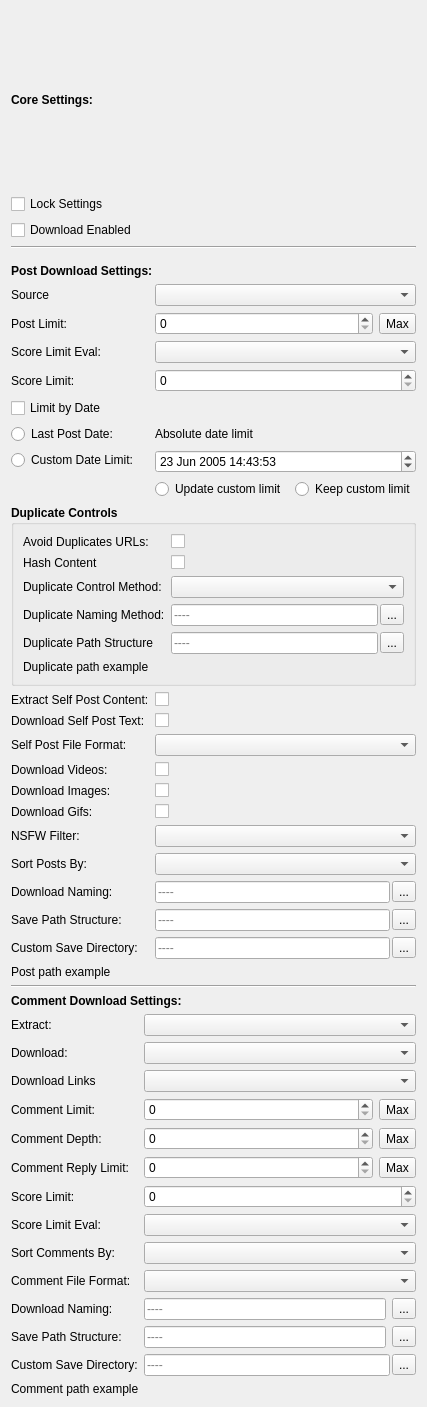
<?xml version="1.0" encoding="UTF-8"?>
<ui version="4.0">
 <class>ObjectSettingsWidget</class>
 <widget class="QWidget" name="ObjectSettingsWidget">
  <property name="geometry">
   <rect>
    <x>0</x>
    <y>0</y>
    <width>421</width>
    <height>1407</height>
   </rect>
  </property>
  <property name="sizePolicy">
   <sizepolicy hsizetype="Minimum" vsizetype="Preferred">
    <horstretch>0</horstretch>
    <verstretch>0</verstretch>
   </sizepolicy>
  </property>
  <property name="windowTitle">
   <string>Settings</string>
  </property>
  <layout class="QVBoxLayout" name="verticalLayout_2">
   <item>
    <layout class="QVBoxLayout" name="verticalLayout">
     <item>
      <layout class="QVBoxLayout" name="core_settings_vbox">
       <item>
        <widget class="QLabel" name="label">
         <property name="font">
          <font>
           <bold>true</bold>
          </font>
         </property>
         <property name="text">
          <string>Core Settings:</string>
         </property>
        </widget>
       </item>
       <item>
        <widget class="QCheckBox" name="lock_settings_checkbox">
         <property name="toolTip">
          <string>When checked, the settings in this window will not be overwritten due to changes in the main settings window</string>
         </property>
         <property name="layoutDirection">
          <enum>Qt::LeftToRight</enum>
         </property>
         <property name="text">
          <string>Lock Settings</string>
         </property>
        </widget>
       </item>
       <item>
        <widget class="QCheckBox" name="enable_download_checkbox">
         <property name="text">
          <string>Download Enabled</string>
         </property>
        </widget>
       </item>
      </layout>
     </item>
     <item>
      <widget class="Line" name="line">
       <property name="orientation">
        <enum>Qt::Horizontal</enum>
       </property>
      </widget>
     </item>
     <item>
      <layout class="QFormLayout" name="post_download_form">
       <item row="0" column="0">
        <widget class="Line" name="line_2">
         <property name="orientation">
          <enum>Qt::Horizontal</enum>
         </property>
        </widget>
       </item>
       <item row="1" column="0" colspan="2">
        <widget class="QLabel" name="label_19">
         <property name="font">
          <font>
           <bold>true</bold>
          </font>
         </property>
         <property name="text">
          <string>Post Download Settings:</string>
         </property>
         <property name="alignment">
          <set>Qt::AlignLeading|Qt::AlignLeft|Qt::AlignVCenter</set>
         </property>
        </widget>
       </item>
       <item row="3" column="0">
        <widget class="QLabel" name="label_7">
         <property name="text">
          <string>Post Limit:</string>
         </property>
        </widget>
       </item>
       <item row="3" column="1">
        <layout class="QHBoxLayout" name="horizontalLayout_3">
         <item>
          <widget class="QSpinBox" name="post_limit_spinbox">
           <property name="maximum">
            <number>1000</number>
           </property>
          </widget>
         </item>
         <item>
          <widget class="QToolButton" name="post_limit_max_button">
           <property name="text">
            <string>Max</string>
           </property>
          </widget>
         </item>
        </layout>
       </item>
       <item row="4" column="0">
        <widget class="QLabel" name="label_11">
         <property name="text">
          <string>Score Limit Eval:</string>
         </property>
        </widget>
       </item>
       <item row="4" column="1">
        <widget class="QComboBox" name="score_limit_operator_combo"/>
       </item>
       <item row="5" column="0">
        <widget class="QLabel" name="label_9">
         <property name="text">
          <string>Score Limit:</string>
         </property>
        </widget>
       </item>
       <item row="5" column="1">
        <widget class="QSpinBox" name="score_limit_spinbox">
         <property name="maximum">
          <number>10000000</number>
         </property>
        </widget>
       </item>
       <item row="7" column="0">
        <widget class="QCheckBox" name="limit_date_checkbox">
         <property name="layoutDirection">
          <enum>Qt::LeftToRight</enum>
         </property>
         <property name="text">
          <string>Limit by Date</string>
         </property>
        </widget>
       </item>
       <item row="8" column="0">
        <widget class="QRadioButton" name="absolute_date_limit_radio">
         <property name="text">
          <string>Last Post Date:</string>
         </property>
        </widget>
       </item>
       <item row="8" column="1">
        <widget class="QLabel" name="absolute_date_limit_label">
         <property name="text">
          <string>Absolute date limit</string>
         </property>
        </widget>
       </item>
       <item row="9" column="0">
        <widget class="QRadioButton" name="custom_date_limit_radio">
         <property name="text">
          <string>Custom Date Limit:</string>
         </property>
        </widget>
       </item>
       <item row="9" column="1">
        <widget class="QDateTimeEdit" name="custom_date_limit_edit">
         <property name="dateTime">
          <datetime>
           <hour>14</hour>
           <minute>43</minute>
           <second>53</second>
           <year>2005</year>
           <month>6</month>
           <day>23</day>
          </datetime>
         </property>
         <property name="minimumDateTime">
          <datetime>
           <hour>12</hour>
           <minute>0</minute>
           <second>0</second>
           <year>2005</year>
           <month>6</month>
           <day>1</day>
          </datetime>
         </property>
        </widget>
       </item>
       <item row="10" column="1">
        <layout class="QHBoxLayout" name="horizontalLayout_10">
         <item>
          <widget class="QRadioButton" name="update_custom_date_limit_radio">
           <property name="toolTip">
            <string>&lt;html&gt;&lt;head/&gt;&lt;body&gt;&lt;p&gt;The custom date limit will be overridden upon the first download to the date of the latest extracted post&lt;/p&gt;&lt;/body&gt;&lt;/html&gt;</string>
           </property>
           <property name="text">
            <string>Update custom limit </string>
           </property>
          </widget>
         </item>
         <item>
          <widget class="QRadioButton" name="do_not_update_custom_date_limit_radio">
           <property name="toolTip">
            <string>&lt;html&gt;&lt;head/&gt;&lt;body&gt;&lt;p&gt;&lt;a name=&quot;inside&quot;/&gt;The custom date limit will not be overridden. This will result in slightly longer download times for repeat downloads.&lt;/p&gt;&lt;/body&gt;&lt;/html&gt;</string>
           </property>
           <property name="text">
            <string>Keep custom limit</string>
           </property>
          </widget>
         </item>
        </layout>
       </item>
       <item row="11" column="0" colspan="2">
        <widget class="QGroupBox" name="duplicate_controls_groupbox">
         <property name="font">
          <font>
           <bold>true</bold>
          </font>
         </property>
         <property name="title">
          <string>Duplicate Controls</string>
         </property>
         <property name="flat">
          <bool>false</bool>
         </property>
         <layout class="QVBoxLayout" name="verticalLayout_3">
          <item>
           <layout class="QFormLayout" name="duplicate_controls_layout">
            <item row="0" column="0">
             <widget class="QLabel" name="avoid_duplicate_urls_label">
              <property name="font">
               <font>
                <bold>false</bold>
               </font>
              </property>
              <property name="toolTip">
               <string>&lt;html&gt;&lt;head/&gt;&lt;body&gt;&lt;p&gt;The URL of each downloaded file is stored. If an extracted file has a matching URL in the database, it won’t be downloaded.&lt;/p&gt;&lt;/body&gt;&lt;/html&gt;</string>
              </property>
              <property name="text">
               <string>Avoid Duplicates URLs:</string>
              </property>
             </widget>
            </item>
            <item row="1" column="0">
             <widget class="QLabel" name="hash_content_label">
              <property name="font">
               <font>
                <bold>false</bold>
               </font>
              </property>
              <property name="toolTip">
               <string>&lt;html&gt;&lt;head/&gt;&lt;body&gt;&lt;p&gt;When enabled, an MD5 hash is generated for each downloaded file and stored in the database. This helps detect duplicates, but may slightly slow down downloads. Some duplicate detection features will be unavailable if disabled.&lt;/p&gt;&lt;/body&gt;&lt;/html&gt;</string>
              </property>
              <property name="text">
               <string>Hash Content</string>
              </property>
             </widget>
            </item>
            <item row="0" column="1">
             <widget class="QCheckBox" name="avoid_duplicates_checkbox">
              <property name="toolTip">
               <string>&lt;html&gt;&lt;head/&gt;&lt;body&gt;&lt;p&gt;The URL of each downloaded file is stored. If an extracted file has a matching URL in the database, it won’t be downloaded.&lt;/p&gt;&lt;/body&gt;&lt;/html&gt;</string>
              </property>
              <property name="text">
               <string/>
              </property>
             </widget>
            </item>
            <item row="1" column="1">
             <widget class="QCheckBox" name="hash_content_checkbox">
              <property name="toolTip">
               <string>&lt;html&gt;&lt;head/&gt;&lt;body&gt;&lt;p&gt;When checked, an MD5 hash will be generated for each downloaded file and stored in the database.  Some duplicate controls will not be available if this is disabled.  This may result in slightly slower downloads.  &lt;/p&gt;&lt;/body&gt;&lt;/html&gt;</string>
              </property>
              <property name="text">
               <string/>
              </property>
             </widget>
            </item>
            <item row="2" column="0">
             <widget class="QLabel" name="duplicate_control_method_combo_label">
              <property name="font">
               <font>
                <bold>false</bold>
               </font>
              </property>
              <property name="toolTip">
               <string>&lt;html&gt;&lt;head/&gt;&lt;body&gt;&lt;p&gt;Dictates how duplicates are handled.&lt;/p&gt;&lt;/body&gt;&lt;/html&gt;</string>
              </property>
              <property name="text">
               <string>Duplicate Control Method:</string>
              </property>
             </widget>
            </item>
            <item row="2" column="1">
             <widget class="QComboBox" name="duplicate_control_method_combo">
              <property name="font">
               <font>
                <bold>false</bold>
               </font>
              </property>
             </widget>
            </item>
            <item row="3" column="0">
             <widget class="QLabel" name="duplicate_naming_method_label">
              <property name="font">
               <font>
                <bold>false</bold>
               </font>
              </property>
              <property name="toolTip">
               <string>&lt;html&gt;&lt;head/&gt;&lt;body&gt;&lt;p&gt;When the duplicate control method is MOVE, this pattern will be used to rename duplicates. (Match to download naming to keep the original post name)&lt;/p&gt;&lt;/body&gt;&lt;/html&gt;</string>
              </property>
              <property name="text">
               <string>Duplicate Naming Method:</string>
              </property>
             </widget>
            </item>
            <item row="3" column="1">
             <layout class="QHBoxLayout" name="duplicate_naming_method_layout">
              <property name="spacing">
               <number>2</number>
              </property>
              <item>
               <widget class="QLineEdit" name="duplicate_naming_line_edit">
                <property name="font">
                 <font>
                  <bold>false</bold>
                 </font>
                </property>
                <property name="placeholderText">
                 <string>----</string>
                </property>
               </widget>
              </item>
              <item>
               <widget class="QToolButton" name="duplicate_naming_available_tokens_button">
                <property name="font">
                 <font>
                  <bold>false</bold>
                 </font>
                </property>
                <property name="toolTip">
                 <string>See available tokens</string>
                </property>
                <property name="text">
                 <string>...</string>
                </property>
               </widget>
              </item>
             </layout>
            </item>
            <item row="4" column="0">
             <widget class="QLabel" name="duplicate_save_structure_label">
              <property name="font">
               <font>
                <bold>false</bold>
               </font>
              </property>
              <property name="toolTip">
               <string>&lt;html&gt;&lt;head/&gt;&lt;body&gt;&lt;p&gt;When the duplicate control method is MOVE, this pattern will be used to structure the path the duplicates are moved to.&lt;/p&gt;&lt;/body&gt;&lt;/html&gt;</string>
              </property>
              <property name="text">
               <string>Duplicate Path Structure</string>
              </property>
             </widget>
            </item>
            <item row="4" column="1">
             <layout class="QHBoxLayout" name="duplicate_save_structure_layout">
              <property name="spacing">
               <number>2</number>
              </property>
              <item>
               <widget class="QLineEdit" name="duplicate_save_structure_line_edit">
                <property name="font">
                 <font>
                  <bold>false</bold>
                 </font>
                </property>
                <property name="placeholderText">
                 <string>----</string>
                </property>
               </widget>
              </item>
              <item>
               <widget class="QToolButton" name="duplicate_save_structure_available_tokens_button">
                <property name="font">
                 <font>
                  <bold>false</bold>
                 </font>
                </property>
                <property name="toolTip">
                 <string>See available tokens</string>
                </property>
                <property name="text">
                 <string>...</string>
                </property>
               </widget>
              </item>
             </layout>
            </item>
            <item row="5" column="0" colspan="2">
             <widget class="QLabel" name="duplicate_path_example_label">
              <property name="font">
               <font>
                <bold>false</bold>
               </font>
              </property>
              <property name="text">
               <string>Duplicate path example</string>
              </property>
             </widget>
            </item>
           </layout>
          </item>
         </layout>
        </widget>
       </item>
       <item row="14" column="0">
        <widget class="QLabel" name="label_30">
         <property name="text">
          <string>Extract Self Post Content:</string>
         </property>
        </widget>
       </item>
       <item row="14" column="1">
        <widget class="QCheckBox" name="extract_self_post_content_checkbox">
         <property name="text">
          <string/>
         </property>
        </widget>
       </item>
       <item row="15" column="0">
        <widget class="QLabel" name="label_15">
         <property name="text">
          <string>Download Self Post Text:</string>
         </property>
        </widget>
       </item>
       <item row="15" column="1">
        <widget class="QCheckBox" name="download_self_post_text_checkbox">
         <property name="text">
          <string/>
         </property>
        </widget>
       </item>
       <item row="16" column="0">
        <widget class="QLabel" name="label_31">
         <property name="text">
          <string>Self Post File Format:</string>
         </property>
        </widget>
       </item>
       <item row="16" column="1">
        <widget class="QComboBox" name="self_post_file_format_combo"/>
       </item>
       <item row="17" column="0">
        <widget class="QLabel" name="label_13">
         <property name="text">
          <string>Download Videos:</string>
         </property>
        </widget>
       </item>
       <item row="17" column="1">
        <widget class="QCheckBox" name="download_videos_checkbox">
         <property name="text">
          <string/>
         </property>
        </widget>
       </item>
       <item row="18" column="0">
        <widget class="QLabel" name="label_14">
         <property name="text">
          <string>Download Images:</string>
         </property>
        </widget>
       </item>
       <item row="18" column="1">
        <widget class="QCheckBox" name="download_images_checkbox">
         <property name="text">
          <string/>
         </property>
        </widget>
       </item>
       <item row="19" column="0">
        <widget class="QLabel" name="label_29">
         <property name="text">
          <string>Download Gifs:</string>
         </property>
        </widget>
       </item>
       <item row="19" column="1">
        <widget class="QCheckBox" name="download_gifs_checkbox">
         <property name="text">
          <string/>
         </property>
        </widget>
       </item>
       <item row="20" column="0">
        <widget class="QLabel" name="label_28">
         <property name="text">
          <string>NSFW Filter:</string>
         </property>
        </widget>
       </item>
       <item row="20" column="1">
        <widget class="QComboBox" name="nsfw_filter_combo"/>
       </item>
       <item row="21" column="0">
        <widget class="QLabel" name="label_16">
         <property name="text">
          <string>Sort Posts By:</string>
         </property>
        </widget>
       </item>
       <item row="21" column="1">
        <widget class="QComboBox" name="post_sort_combo"/>
       </item>
       <item row="24" column="0">
        <widget class="QLabel" name="post_download_naming_label">
         <property name="text">
          <string>Download Naming:</string>
         </property>
        </widget>
       </item>
       <item row="24" column="1">
        <layout class="QHBoxLayout" name="horizontalLayout_2">
         <property name="spacing">
          <number>2</number>
         </property>
         <item>
          <widget class="QLineEdit" name="post_download_naming_line_edit">
           <property name="placeholderText">
            <string>----</string>
           </property>
          </widget>
         </item>
         <item>
          <widget class="QToolButton" name="post_download_naming_available_tokens_button">
           <property name="toolTip">
            <string>See available tokens</string>
           </property>
           <property name="text">
            <string>...</string>
           </property>
          </widget>
         </item>
        </layout>
       </item>
       <item row="25" column="0">
        <widget class="QLabel" name="post_save_structure_label">
         <property name="text">
          <string>Save Path Structure:</string>
         </property>
        </widget>
       </item>
       <item row="25" column="1">
        <layout class="QHBoxLayout" name="horizontalLayout_5">
         <property name="spacing">
          <number>2</number>
         </property>
         <item>
          <widget class="QLineEdit" name="post_save_path_structure_line_edit">
           <property name="placeholderText">
            <string>----</string>
           </property>
          </widget>
         </item>
         <item>
          <widget class="QToolButton" name="post_save_structure_available_tokens_button">
           <property name="toolTip">
            <string>See available tokens</string>
           </property>
           <property name="text">
            <string>...</string>
           </property>
          </widget>
         </item>
        </layout>
       </item>
       <item row="26" column="0">
        <widget class="QLabel" name="label_5">
         <property name="toolTip">
          <string>&lt;html&gt;&lt;head/&gt;&lt;body&gt;&lt;p&gt;Allows you to set a custom path at which content from posts will be saved.  If left blank, the global setting for either user or subreddit will be used.&lt;/p&gt;&lt;/body&gt;&lt;/html&gt;</string>
         </property>
         <property name="text">
          <string>Custom Save Directory:</string>
         </property>
        </widget>
       </item>
       <item row="26" column="1">
        <layout class="QHBoxLayout" name="horizontalLayout_9">
         <property name="spacing">
          <number>2</number>
         </property>
         <item>
          <widget class="QLineEdit" name="custom_post_save_path_line_edit">
           <property name="placeholderText">
            <string>----</string>
           </property>
          </widget>
         </item>
         <item>
          <widget class="QToolButton" name="choose_custom_post_save_path_button">
           <property name="toolTip">
            <string>Choose folder</string>
           </property>
           <property name="text">
            <string>...</string>
           </property>
          </widget>
         </item>
        </layout>
       </item>
       <item row="27" column="0" colspan="2">
        <widget class="QLabel" name="post_path_example_label">
         <property name="text">
          <string>Post path example</string>
         </property>
         <property name="wordWrap">
          <bool>true</bool>
         </property>
        </widget>
       </item>
       <item row="2" column="0">
        <widget class="QLabel" name="download_source_label">
         <property name="text">
          <string>Source</string>
         </property>
        </widget>
       </item>
       <item row="2" column="1">
        <widget class="QComboBox" name="download_source_combo"/>
       </item>
      </layout>
     </item>
     <item>
      <widget class="Line" name="line_3">
       <property name="orientation">
        <enum>Qt::Horizontal</enum>
       </property>
      </widget>
     </item>
     <item>
      <layout class="QFormLayout" name="comment_download_form">
       <item row="0" column="0" colspan="2">
        <widget class="QLabel" name="label_20">
         <property name="font">
          <font>
           <bold>true</bold>
          </font>
         </property>
         <property name="text">
          <string>Comment Download Settings:</string>
         </property>
        </widget>
       </item>
       <item row="2" column="0">
        <widget class="QLabel" name="label_32">
         <property name="text">
          <string>Extract:</string>
         </property>
        </widget>
       </item>
       <item row="2" column="1">
        <widget class="QComboBox" name="comment_extract_combo"/>
       </item>
       <item row="3" column="0">
        <widget class="QLabel" name="label_22">
         <property name="text">
          <string>Download:</string>
         </property>
        </widget>
       </item>
       <item row="3" column="1">
        <widget class="QComboBox" name="comment_download_combo"/>
       </item>
       <item row="4" column="0">
        <widget class="QLabel" name="label_21">
         <property name="text">
          <string>Download Links</string>
         </property>
        </widget>
       </item>
       <item row="4" column="1">
        <widget class="QComboBox" name="comment_content_download_combo"/>
       </item>
       <item row="5" column="0">
        <widget class="QLabel" name="label_23">
         <property name="text">
          <string>Comment Limit:</string>
         </property>
        </widget>
       </item>
       <item row="5" column="1">
        <layout class="QHBoxLayout" name="horizontalLayout_4">
         <item>
          <widget class="QSpinBox" name="comment_limit_spinbox">
           <property name="toolTip">
            <string>Only limits top level comment.  May pull more comments depending on replies</string>
           </property>
           <property name="maximum">
            <number>10000</number>
           </property>
          </widget>
         </item>
         <item>
          <widget class="QToolButton" name="comment_limit_max_button">
           <property name="text">
            <string>Max</string>
           </property>
          </widget>
         </item>
        </layout>
       </item>
       <item row="6" column="0">
        <widget class="QLabel" name="label_3">
         <property name="text">
          <string>Comment Depth:</string>
         </property>
        </widget>
       </item>
       <item row="6" column="1">
        <layout class="QHBoxLayout" name="horizontalLayout">
         <item>
          <widget class="QSpinBox" name="comment_depth_spinbox">
           <property name="maximum">
            <number>9999</number>
           </property>
          </widget>
         </item>
         <item>
          <widget class="QToolButton" name="comment_depth_max_button">
           <property name="text">
            <string>Max</string>
           </property>
          </widget>
         </item>
        </layout>
       </item>
       <item row="7" column="0">
        <widget class="QLabel" name="label_4">
         <property name="text">
          <string>Comment Reply Limit:</string>
         </property>
        </widget>
       </item>
       <item row="7" column="1">
        <layout class="QHBoxLayout" name="horizontalLayout_8">
         <item>
          <widget class="QSpinBox" name="comment_reply_limit_spinbox">
           <property name="maximum">
            <number>9999</number>
           </property>
          </widget>
         </item>
         <item>
          <widget class="QToolButton" name="comment_reply_max_button">
           <property name="text">
            <string>Max</string>
           </property>
          </widget>
         </item>
        </layout>
       </item>
       <item row="8" column="0">
        <widget class="QLabel" name="label_24">
         <property name="text">
          <string>Score Limit:</string>
         </property>
        </widget>
       </item>
       <item row="8" column="1">
        <widget class="QSpinBox" name="comment_score_limit_spinbox">
         <property name="maximum">
          <number>10000000</number>
         </property>
        </widget>
       </item>
       <item row="9" column="0">
        <widget class="QLabel" name="label_25">
         <property name="text">
          <string>Score Limit Eval:</string>
         </property>
        </widget>
       </item>
       <item row="9" column="1">
        <widget class="QComboBox" name="comment_score_operator_combo"/>
       </item>
       <item row="10" column="0">
        <widget class="QLabel" name="label_18">
         <property name="text">
          <string>Sort Comments By:</string>
         </property>
        </widget>
       </item>
       <item row="10" column="1">
        <widget class="QComboBox" name="comment_sort_combo"/>
       </item>
       <item row="13" column="0">
        <widget class="QLabel" name="label_2">
         <property name="text">
          <string>Comment File Format:</string>
         </property>
        </widget>
       </item>
       <item row="13" column="1">
        <widget class="QComboBox" name="comment_file_format_combo"/>
       </item>
       <item row="14" column="0">
        <widget class="QLabel" name="comment_download_naming_label">
         <property name="text">
          <string>Download Naming:</string>
         </property>
        </widget>
       </item>
       <item row="14" column="1">
        <layout class="QHBoxLayout" name="horizontalLayout_6">
         <item>
          <widget class="QLineEdit" name="comment_download_naming_line_edit">
           <property name="placeholderText">
            <string>----</string>
           </property>
          </widget>
         </item>
         <item>
          <widget class="QToolButton" name="comment_download_naming_available_tokens_button">
           <property name="toolTip">
            <string>See available tokens</string>
           </property>
           <property name="text">
            <string>...</string>
           </property>
          </widget>
         </item>
        </layout>
       </item>
       <item row="15" column="0">
        <widget class="QLabel" name="comment_save_structure_label">
         <property name="text">
          <string>Save Path Structure:</string>
         </property>
        </widget>
       </item>
       <item row="15" column="1">
        <layout class="QHBoxLayout" name="horizontalLayout_7">
         <item>
          <widget class="QLineEdit" name="comment_save_path_structure_line_edit">
           <property name="placeholderText">
            <string>----</string>
           </property>
          </widget>
         </item>
         <item>
          <widget class="QToolButton" name="comment_save_structure_available_tokens_button">
           <property name="toolTip">
            <string>See available tokens</string>
           </property>
           <property name="text">
            <string>...</string>
           </property>
          </widget>
         </item>
        </layout>
       </item>
       <item row="16" column="0">
        <widget class="QLabel" name="label_6">
         <property name="toolTip">
          <string>&lt;html&gt;&lt;head/&gt;&lt;body&gt;&lt;p&gt;Allows you to set a custom path at which content from comments will be saved.  If left blank, the global setting for either user or subreddit will be used.&lt;/p&gt;&lt;/body&gt;&lt;/html&gt;</string>
         </property>
         <property name="text">
          <string>Custom Save Directory:</string>
         </property>
        </widget>
       </item>
       <item row="16" column="1">
        <layout class="QHBoxLayout" name="horizontalLayout_11">
         <property name="spacing">
          <number>2</number>
         </property>
         <item>
          <widget class="QLineEdit" name="custom_comment_save_path_line_edit">
           <property name="placeholderText">
            <string>----</string>
           </property>
          </widget>
         </item>
         <item>
          <widget class="QToolButton" name="choose_custom_comment_save_path_button">
           <property name="toolTip">
            <string>Choose folder</string>
           </property>
           <property name="text">
            <string>...</string>
           </property>
          </widget>
         </item>
        </layout>
       </item>
       <item row="17" column="0" colspan="2">
        <widget class="QLabel" name="comment_path_example_label">
         <property name="text">
          <string>Comment path example</string>
         </property>
         <property name="wordWrap">
          <bool>true</bool>
         </property>
        </widget>
       </item>
      </layout>
     </item>
    </layout>
   </item>
  </layout>
 </widget>
 <resources/>
 <connections/>
</ui>
